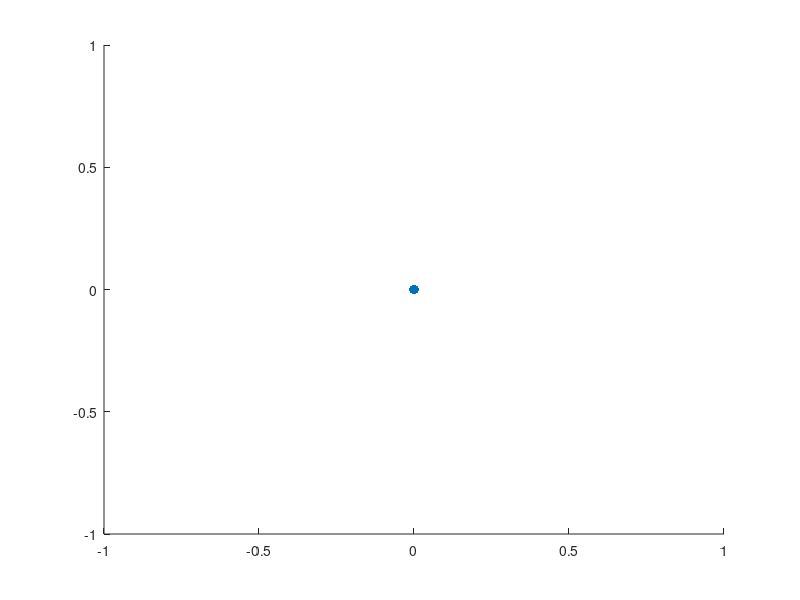

MATLAB code for this plot: (Note: this script raises an error after producing the figure.)

clear all
%Initial Condition
x = 8;
y = 10;
theta = 0;
vx = 0;
vy = 0;
vtheta = 0;
scatter( x, y,50,'filled');

%Goal point (waypoints can be inserted)
xgoal = [0];
ygoal = [0];
endcondition = 0.2;

for i = 1:length(xgoal)
    scatter( xgoal(i), ygoal(i),50,'filled');
while (norm([x-xgoal(i),y-ygoal(i)]) > endcondition)
    generateZonotope(x,y,theta,vx,vy,vtheta);
    [xout,yout,thetaout,vxout,vyout,vthetaout,axout,ayout,athetaout] = optimizeAcceleration(xgoal(i),ygoal(i));
    x = xout;
    y = yout;
    theta = thetaout;
    vx =vxout;
    vy = vyout;
    vtheta = 0;
    if i == length(xgoal)
       endcondition = 0.5;
    end
        
end
end
xlabel('x (m)');
ylabel('y (m)');
axis equal



